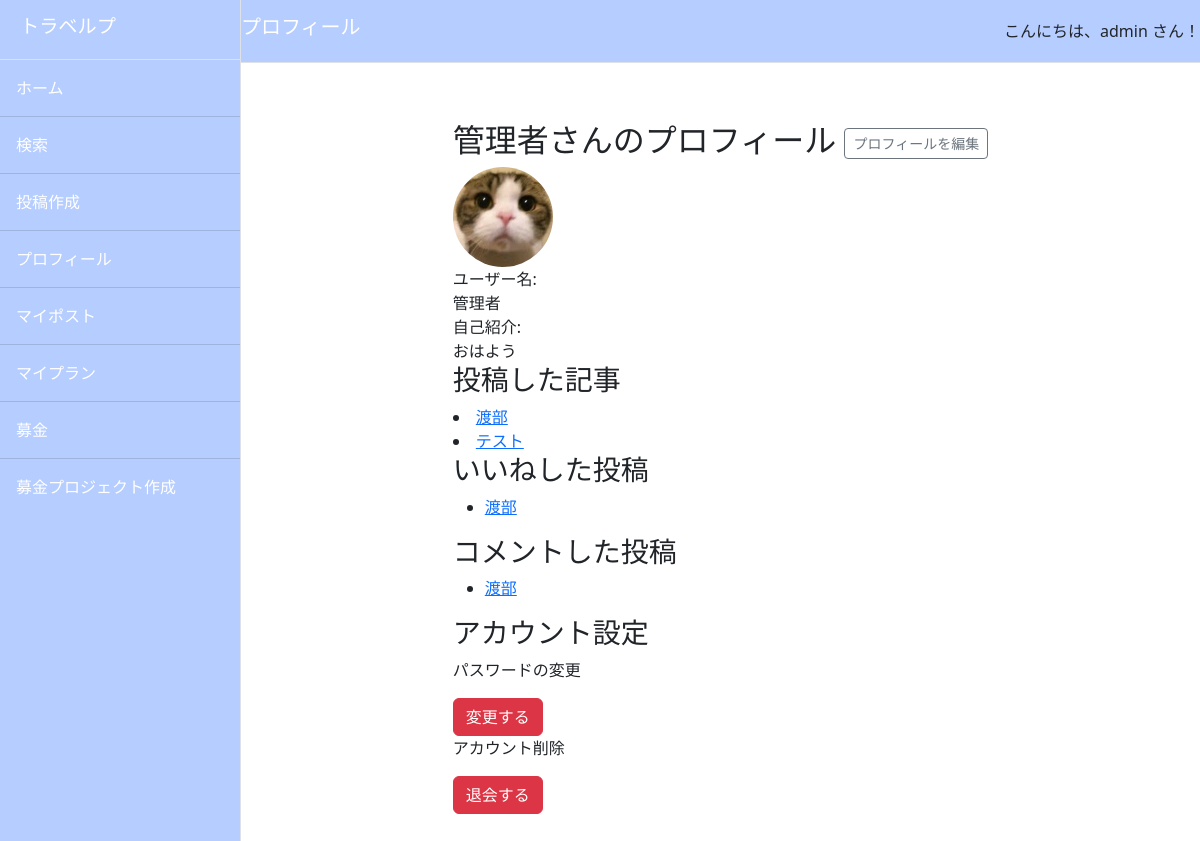
/myprofile (signed in), run on an earlier commit of the app's database.
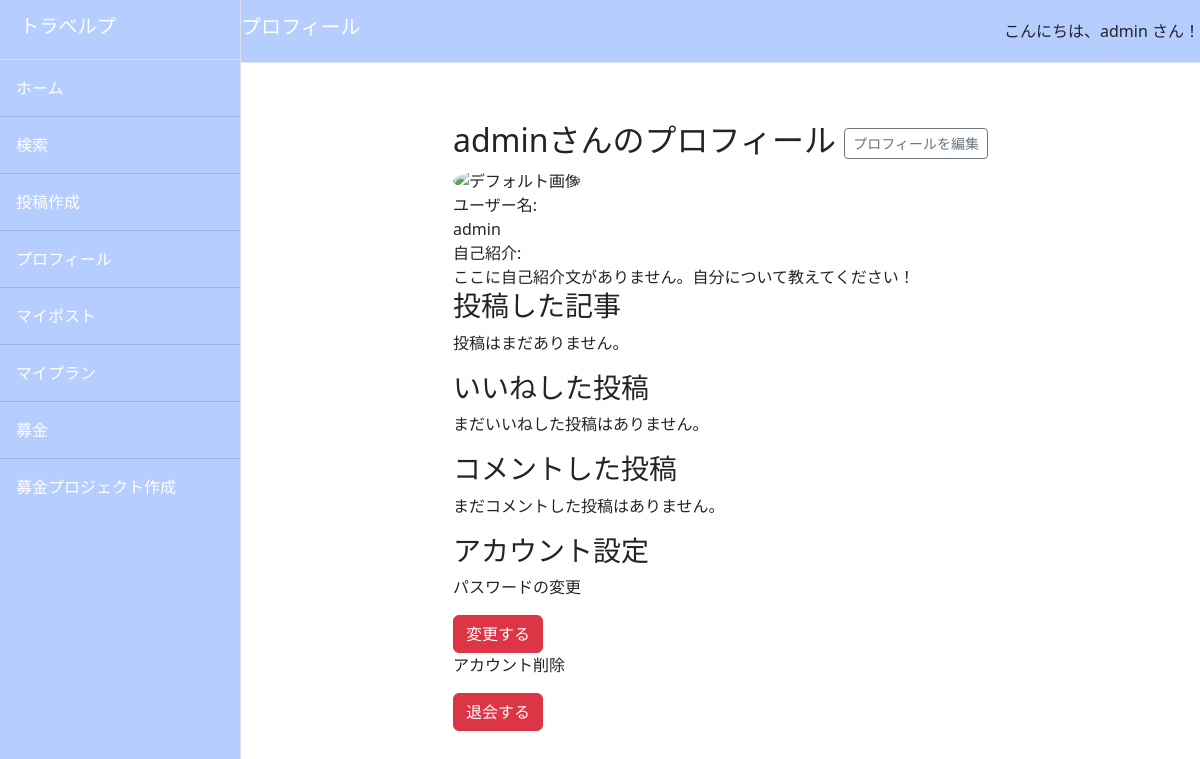
And on a later commit of the database.
### accounts/models.py (models this page shows, shortened)
class CustomUser(AbstractUser):
    pass
    nickname = models.CharField(max_length=150, blank=True, null=True)
    profile_image = models.ImageField(upload_to='profile_images/', null=True, blank=True)
    profile_description = models.TextField(null=True, blank=True)

### travelp/models.py (models this page shows, shortened)
class Post(models.Model):
    user = models.ForeignKey(CustomUser, on_delete=models.SET_NULL, null=True, blank=True)
    title = models.CharField(max_length=200)
    comment = models.TextField()
    created_at = models.DateTimeField(auto_now_add=True)
    caption = models.TextField(verbose_name='場所', blank=True)
    fundraising = models.BooleanField(default=False)
    latitude = models.DecimalField(max_digits=15, decimal_places=11, null=True, blank=True)  # 緯度
    longitude = models.DecimalField(max_digits=15, decimal_places=11, null=True, blank=True)  # 経度

### travelp/views.py (the view)
# urls.py: path('myprofile', views.MyProfileView.as_view(), name='myprofile'),
class MyProfileView(TemplateView):
    template_name = 'myprofile.html'
    def get_context_data(self, **kwargs):
        context = super().get_context_data(**kwargs)
        user = self.request.user  # ログインしているユーザー情報を取得
        context['user'] = user
        context['user_posts'] = Post.objects.filter(user=user)  # ユーザーが投稿した投稿
        context['liked_posts'] = Post.objects.filter(likes__user=user)  # ユーザーがイイネした投稿
        context['commented_posts'] = Post.objects.filter(comments__user=user)  # ユーザーがコメントした投稿
        return context

### travelp/templates/myprofile.html (shortened to what this page needs)
{% extends 'base.html' %}
{% block header %}プロフィール{% endblock %}
{% block content %}
<section class="container my-5">
    <div class="profile-container">
        <div class="profile-header">
            <h2>
                {% if user.nickname %}
                    {{ user.nickname }}さんのプロフィール
                {% else %}
                    {{ user.username }}さんのプロフィール
                {% endif %}
                {% if request.user == user %}
                <a href="{% url 'travelp:edit_profile' user.pk %}" class="btn btn-sm btn-outline-secondary">プロフィールを編集</a>
                {% endif %}
            </h2>
        </div>
        <div class="profile-info">
            <div class="icon">
                {% if user.profile_image %}
                    <img src="{{ user.profile_image.url }}" alt="プロフィール画像">
                {% else %}
                    <img src="business60.jpg" alt="デフォルト画像">
                {% endif %}
            </div>
            <div class="details">
                <div>
                    <div class="label">ユーザー名:</div>
                    <div class="content">
                        {% if user.nickname %}
                            {{ user.nickname }}
                        {% else %}
                            {{ user.username }}
                        {% endif %}
                    </div>
                </div>
                <div>
                    <div class="label">自己紹介:</div>
                    <div class="content">{{ user.profile_description|default:"ここに自己紹介文がありません。自分について教えてください！" }}</div>
                </div>
            </div>
        </div>
        <h3>投稿した記事</h3>
        {% for post in user_posts %}
          <div class="post">
            <li><a href="{% url 'travelp:post_detail' pk=post.pk %}">{{ post.title }}</a></li>
          </div>
        {% empty %}
          <p>投稿はまだありません。</p>
        {% endfor %}
        {% if request.user == user %}
        <div class="liked-posts">
            <h3>いいねした投稿</h3>
            {% if liked_posts %}
                <ul>
                    {% for post in liked_posts %}
                        <li><a href="{% url 'travelp:post_detail' pk=post.pk %}">{{ post.title }}</a></li>
                    {% endfor %}
                </ul>
            {% else %}
                <p>まだいいねした投稿はありません。</p>
            {% endif %}
        </div>
        <div class="commented-posts">
            <h3>コメントした投稿</h3>
            {% if commented_posts %}
                <ul>
                    {% for post in commented_posts %}
                        <li><a href="{% url 'travelp:post_detail' pk=post.pk %}">{{ post.title }}</a></li>
                    {% endfor %}
                </ul>
            {% else %}
                <p>まだコメントした投稿はありません。</p>
            {% endif %}
        </div>
        <div class="mb-3">
            <h3>アカウント設定</h3>
            <div class="password-change">
                <p>パスワードの変更</p>
                <a href="{% url 'accounts:password_change' %}" class="btn btn-danger">変更する</a>
            </div>
            <p>アカウント削除</p>
            <a href="{% url 'accounts:delete_account' %}" class="btn btn-danger">退会する</a>
        </div>
        {% endif %}
    </div>
</section>
{% endblock %}

### travelp/templates/base.html (shortened to what this page needs)
{% load static %}
<!DOCTYPE html>
<html lang="ja">
    <head>
        <link href="{% static 'css/styles.css' %}" rel="stylesheet" />
        {% if request.user.is_staff %}
            <link rel="stylesheet" href="{% static 'css/dark-mode.css' %}">
        {% endif %}
        <link rel="stylesheet" href="https://unpkg.com/leaflet@1.7.1/dist/leaflet.css" />
    </head>
    <body class="{% if request.user.is_staff %} dark-mode {% endif %}">
        <div class="d-flex" id="wrapper">
            <div class="border-end bg-white" id="sidebar-wrapper">
                <div class="sidebar-heading border-bottom bg-light">
                    <h1 class="navbar-brand">トラベルプ</h1>
                </div>
                <div class="list-group list-group-flush">
                    <a class="list-group-item list-group-item-action list-group-item-light p-3" href="{% url 'travelp:index' %}">ホーム</a>
                    <a class="list-group-item list-group-item-action list-group-item-light p-3" href="{% url 'travelp:search' %}">検索</a>
                    <a class="list-group-item list-group-item-action list-group-item-light p-3" href="{% url 'travelp:post' %}">投稿作成</a>
                    {% if request.user.is_authenticated %}
                        <a class="list-group-item list-group-item-action list-group-item-light p-3" href="{% url 'travelp:myprofile' %}">プロフィール</a>
                        <a class="list-group-item list-group-item-action list-group-item-light p-3" href="{% url 'travelp:mypost' %}">マイポスト</a>
                        <a class="list-group-item list-group-item-action list-group-item-light p-3" href="{% url 'travelp:myplan' %}">マイプラン</a>
                        <a class="list-group-item list-group-item-action list-group-item-light p-3" href="{% url 'travelp:fundraising_list' %}">募金</a>
                    {% endif %}
                    {% if request.user.is_staff %}
                        <a class="list-group-item list-group-item-action list-group-item-light p-3" href="{% url 'travelp:create_fundraising' %}">募金プロジェクト作成</a>
                    {% endif %}
                </div>
            </div>
            <div id="page-content-wrapper">
                <nav class="navbar navbar-expand-lg navbar-light bg-light border-bottom d-flex justify-content-between">
                    <h1 class="navbar-brand">{% block header %}ホーム{% endblock %}</h1>
                    {% if request.user.is_authenticated %}
                        <div class="text-end">
                            こんにちは、{{ request.user.username }} さん！
                        </div>
                    {% endif %}
                </nav>
                <div class="container-fluid">
                    {% block content %}{% endblock %}
                </div>
            </div>
        </div>
    </body>
</html>

What changed in the data, as far as the page shows it:
removed Post: title "渡部"
removed Post: title "テスト", shown under "投稿した記事"
changed CustomUser "admin": username (not shown) → "admin"; profile_description "おはよう" → "ここに自己紹介文がありません。自分について教えてください！"; nickname "管理者" → (not shown); profile_image: picture removed
Also different on the page:
text now shown: "投稿はまだありません。 まだいいねした投稿はありません。 まだコメントした投稿はありません。"
